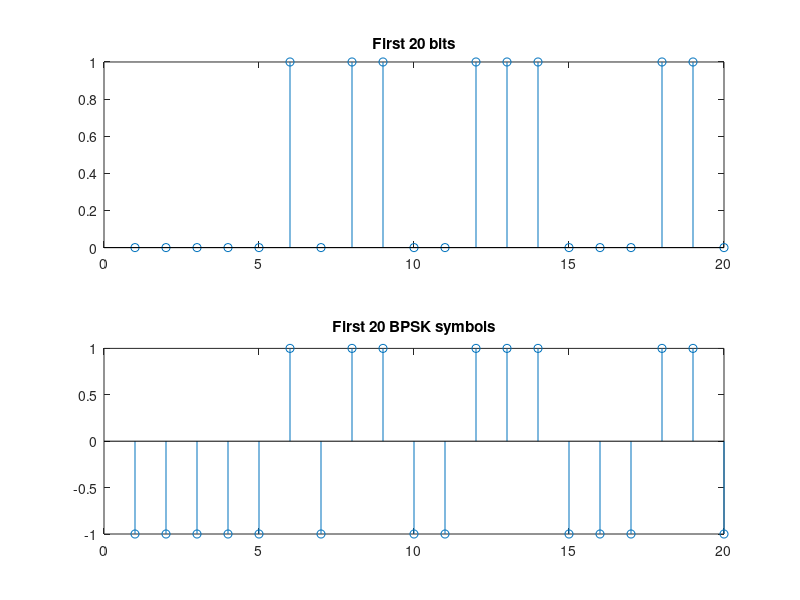

Write MATLAB code to recreate this figure. (Note: this script raises an error after producing the figure.)
%% Point 1: Bits and BPSK mapper
clear; clc; close all;

N = 1e6;                         % number of bits

bits = randi([0 1], 1, N);       % random bits this is row vector

symbols = 2*bits - 1;            % BPSK mapping: 0 -> -1, 1 -> +1

% --- just to check ---
disp(size(bits));                % size of the vector
disp(mean(bits));                % fraction of ones (should be ~0.5)
disp(unique(symbols));           % the distinct symbol values

% --- look at the first 20 bits and their symbols ---
figure;
subplot(2,1,1); stem(bits(1:20));    title('First 20 bits');
subplot(2,1,2); stem(symbols(1:20)); title('First 20 BPSK symbols');

%% Point 2: AWGN channel (one Eb/No value for now)
EbNo_dB = 4;                          % Eb/No in dB
EbNo    = 10^(EbNo_dB/10);            % convert to linear scale

Eb    = 1;                            % BPSK: Es = Eb = 1
No    = Eb/EbNo;                      % noise PSD
sigma = sqrt(No/2);                   % noise standard deviation

noise = sigma * randn(1, N);          % AWGN, same size as the symbols
r     = symbols + noise;              % received signal

% --- checks ---
fprintf('Eb/No (linear)        = %.4f\n', EbNo);
fprintf('Expected noise var    = %.4f\n', No/2);
fprintf('Measured noise var    = %.4f\n', var(noise));
fprintf('Measured noise mean   = %.4f\n', mean(noise));

figure;
histogram(r, 100);
title('Received signal r (Eb/No = 4 dB)');
xlabel('r'); ylabel('Count');
subplot(1,1,1); stem(r(1:20)); title('First 20 BPSK symbols received');

%% Point 3: Demapper and BER (still at one Eb/No value)
rx_bits = double(r > 0);              % decision: 1 if r>0, else 0

errors = sum(rx_bits ~= bits);        % count positions where bits differ
BER    = errors / N;                  % error rate

% --- theoretical BER for BPSK, as a check ---
BER_theory = 0.5 * erfc(sqrt(EbNo));

fprintf('Number of errors = %d out of %d bits\n', errors, N);
fprintf('Simulated   BER  = %.5f\n', BER);
fprintf('Theoretical BER  = %.5f\n', BER_theory);
figure;
subplot(1,1,1); stem(rx_bits(1:20)); title('First 20 BPSK symbols after demapper');

%% Point 4: BER curve for BPSK just point 2 and 3 again but not for only 1 value of Eb/No
EbNo_dB  = 0:1:10;                      
BER_sim = zeros(1, length(EbNo_dB));    % preallocate result vector

for k = 1:length(EbNo_dB)
    EbNo  = 10^(EbNo_dB(k)/10);         % dB -> linear
    No    = 1/EbNo;                     % Eb = 1 for BPSK
    sigma = sqrt(No/2);

    r       = symbols + sigma*randn(1, N);   % AWGN channel
    rx_bits = r > 0;                         % demapper

    BER_sim(k) = sum(rx_bits ~= bits) / N;   
end

% theoretical BPSK BER 
BER_theory = 0.5 * erfc(sqrt(10.^(EbNo_dB/10)));

% --- plot ---
figure;
semilogy(EbNo_dB, BER_sim, 'bo-', 'LineWidth', 1.5); hold on;
semilogy(EbNo_dB, BER_theory, 'r--', 'LineWidth', 1.5);
grid on;
xlabel('E_b/N_o (dB)');
ylabel('BER');
title('BPSK: BER vs E_b/N_o');
legend('Simulation', 'Theory');
ylim([1e-6 1]);
